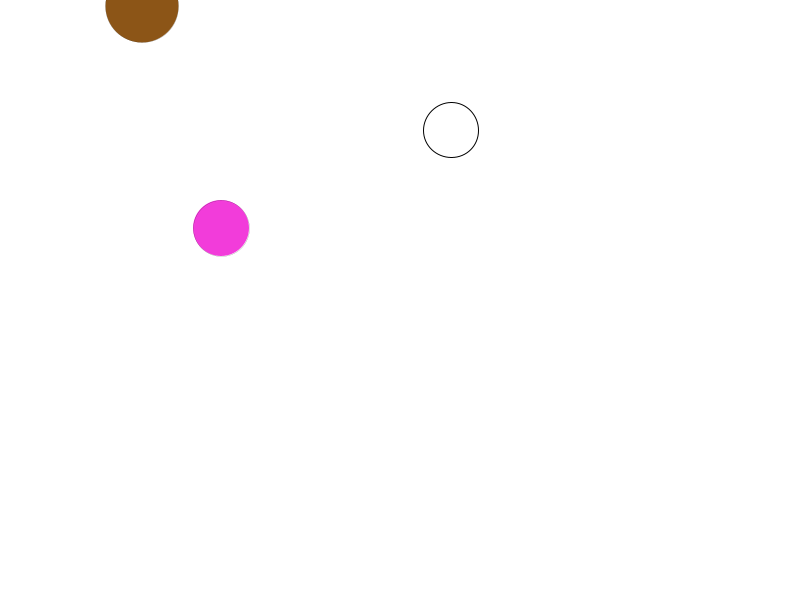
Frame 1 (no input)
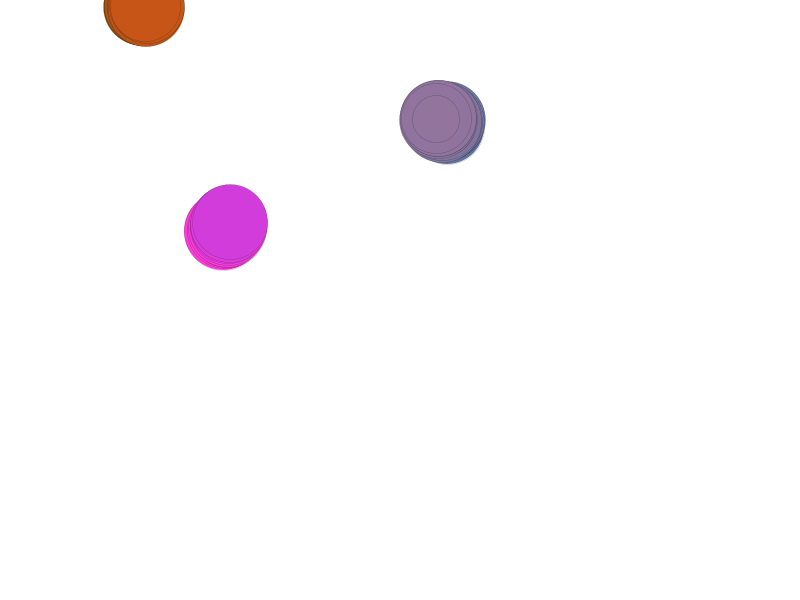
Frame 60 (the mouse pressed at the canvas centre just before this capture)
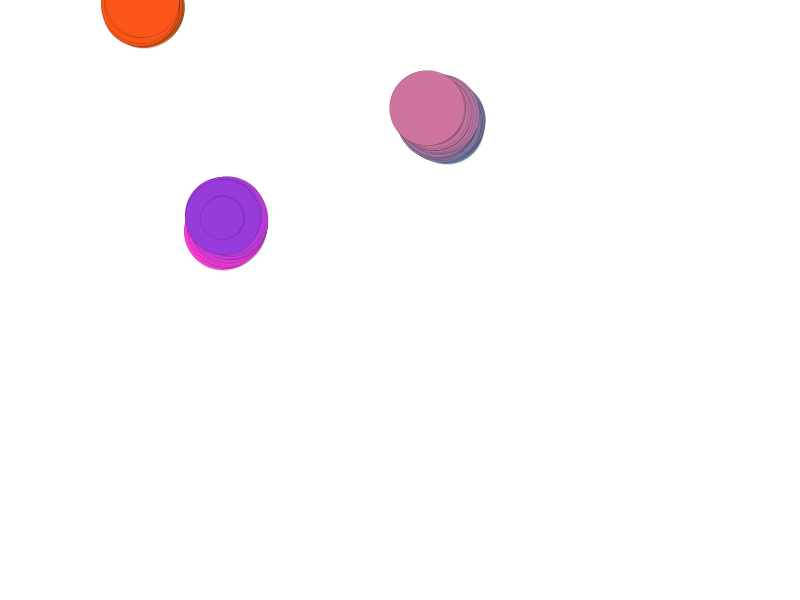
Frame 120 (the mouse held since frame 60 and released just before this capture)

The Processing sketch that drew these frames (run headless with seeded random() and noise(); from frame 60 on, the mouse is pressed at the canvas centre):

// Processing sketch: Random_Walker_2
// ── Random_Walker_2.pde
// Random Walker 2
// expanded from the Daniel Shiffman Lectures - The Nature of Code


Walker w;
int count = 0;
ArrayList<Walker> walkerArray;

void setup(){
  // set the size   
  size(800, 600);
  
  // set up a array to put the walkers in  
  walkerArray = new ArrayList<Walker>();
  
  // create walkers and add them to the array  
  while(count < 3){
    walkerArray.add(new Walker(int(random(700)), int(random(500))));
    count++;
  }
  background(255);
  frameRate(100);
}

void draw(){
  // step throught the array and call their methods  
  for(int i = 0; i < walkerArray.size(); i++)
  {
    walkerArray.get(i).step();
    walkerArray.get(i).render();
    walkerArray.get(i).changeRed();
    // walkerArray.get(i).changeBlue();
    // walkerArray.get(i).changeGreen();
  }
}


// ── Walker.pde
class Walker 
{
  int x, y, r, g, b;
  boolean dir = true;

  Walker(int startX, int startY){
    randomColor();
    x = startX;
    y = startY;
  }
 
  void render(){
    int wi = int(random(40));
    
    ellipse(x, y, 40 + wi, 40 + wi);
    fill(r, g, b);
    strokeWeight(0);
  }

  void step(){
    float stepx = random(-1, 2);
    float stepy = random(-1, 2);
    
    x += stepx;
    y += stepy;
    
    x = constrain(x,0,width-1);
    y = constrain(y,0,height-1);
  }
  
  void randomColor(){
    r = int(random(255));
    g = int(random(255));
    b = int(random(255));
  }
  
  void changeRed(){
    if(dir == true){
      if(r < 255) {
        r++;
      } else {
        dir = false;
      };
    };
    
    if(dir == false){
      if(r > 0) {
        r--;
      } else {
        dir = true;
      };
    };
  };
  void changeBlue(){
    if(dir == true){
      if(r < 255) {
        r++;
      } else {
        dir = false;
      };
    };
    
    if(dir == false){
      if(r > 0) {
        r--;
      } else {
        dir = true;
      };
    };
  };
  void change(){
    if(dir == true){
      if(r < 255) {
        r++;
      } else {
        dir = false;
      };
    };
    
    if(dir == false){
      if(r > 0) {
        r--;
      } else {
        dir = true;
      };
    };
  };
}
